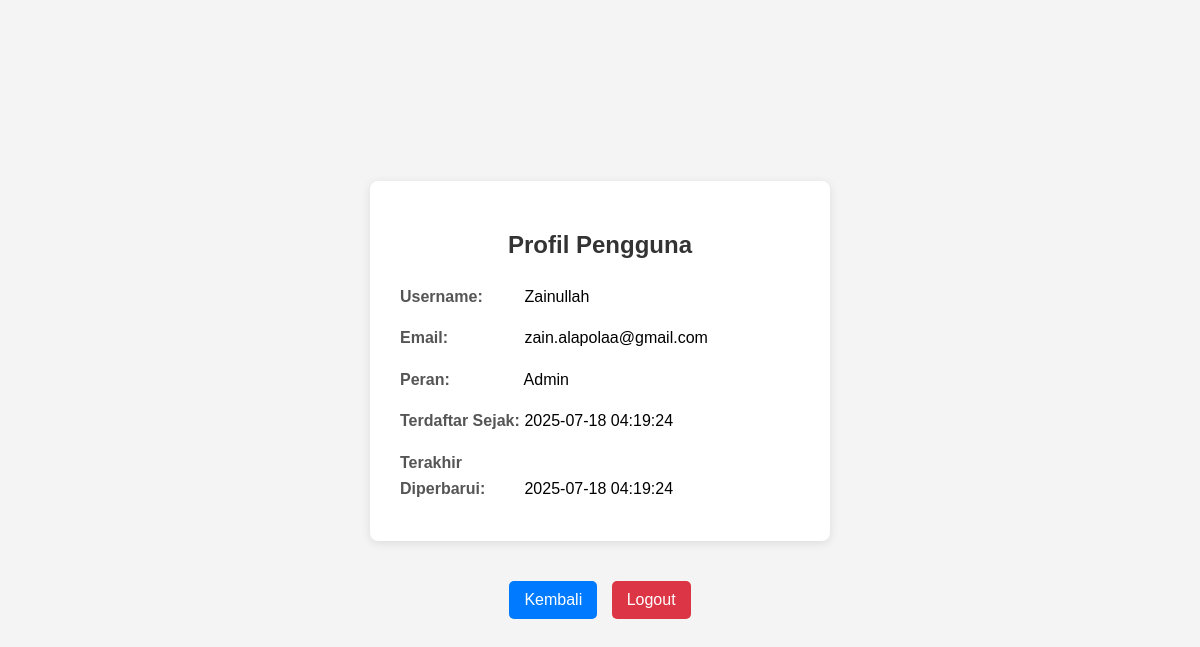
The app's page /auth/profile.php (signed in) with its own data.
### tables this page shows
CREATE TABLE `users` (
  `id_user` int(11) NOT NULL,
  `username` varchar(50) DEFAULT NULL,
  `email` varchar(100) DEFAULT NULL,
  `password` varchar(100) DEFAULT NULL,
  `createdAt` datetime DEFAULT NULL,
  `updateAt` datetime DEFAULT NULL,
  `id_role` int(11) DEFAULT NULL
);

CREATE TABLE `role` (
  `id_role` int(11) NOT NULL,
  `nama_role` varchar(50) NOT NULL
);

### auth/profile.php (the view, shortened to what this page needs)
<?php
include '../koneksi.php';
$user_id = $_SESSION['id_user'];
$user_data = null;
$query = "
    SELECT
        u.username,
        u.email,
        u.createdAt,
        u.updateAt,
        r.nama_role
    FROM
        users u
    JOIN
        role r ON u.id_role = r.id_role
    WHERE
        u.id_user = '$user_id'
";
$result = mysqli_query($koneksi, $query);
if ($result) {
    if (mysqli_num_rows($result) == 1) {
        $user_data = mysqli_fetch_assoc($result);
    } else {
        session_unset();
        session_destroy();
        header("Location: ../auth/login.php?error=Data pengguna tidak ditemukan.");
        exit();
    }
} else {
    echo "Error: " . mysqli_error($koneksi);
    exit();
}
?>
<!DOCTYPE html>
<html lang="id">
<head>
</head>
<body>
    <div class="profile-container">
        <h2>Profil Pengguna</h2>
        <?php if ($user_data): ?>
            <div class="profile-info">
                <p><strong>Username:</strong> <?php echo htmlspecialchars($user_data['username']); ?></p>
                <p><strong>Email:</strong> <?php echo htmlspecialchars($user_data['email']); ?></p>
                <p><strong>Peran:</strong> <?php echo htmlspecialchars($user_data['nama_role']); ?></p>
                <p><strong>Terdaftar Sejak:</strong> <?php echo htmlspecialchars($user_data['createdAt']); ?></p>
                <p><strong>Terakhir Diperbarui:</strong> <?php echo htmlspecialchars($user_data['updateAt']); ?></p>
            </div>
        <?php else: ?>
            <p style="text-align: center; color: red;">Maaf, data profil tidak dapat dimuat.</p>
        <?php endif; ?>
    </div>
    <div class="action-links">
        <span class="back-link">
            <a href="javascript:history.back()">Kembali</a>
        </span>
        <span class="logout-link">
            <a href="../auth/logout.php">Logout</a>
        </span>
    </div>
</body>
</html>

### auth/profile.php (style rules this page uses)
body { font-family: Arial, sans-serif; background-color: #f4f4f4; display: flex; justify-content: center; align-items: center; min-height: 100vh; margin: 0; flex-direction: column; }
.profile-container { background-color: #fff; padding: 30px; border-radius: 8px; box-shadow: 0 2px 10px rgba(0, 0, 0, 0.1); width: 400px; margin-bottom: 20px; }
.profile-container h2 { text-align: center; margin-bottom: 25px; color: #333; }
.profile-info p { margin-bottom: 10px; line-height: 1.6; }
.profile-info p strong { display: inline-block; width: 120px; color: #555; }
.action-links { text-align: center; margin-top: 20px; }
.action-links a { padding: 10px 15px; border-radius: 5px; text-decoration: none; transition: background-color 0.3s ease; display: inline-block; margin: 0 5px; }
.back-link a { background-color: #007bff; color: white; }
.logout-link a { background-color: #dc3545; color: white; }

### records on screen
users: username "Zainullah", email "zain.alapolaa@gmail.com", id_role.nama_role "Admin", createdAt "2025-07-18 04:19:24", updateAt "2025-07-18 04:19:24"
